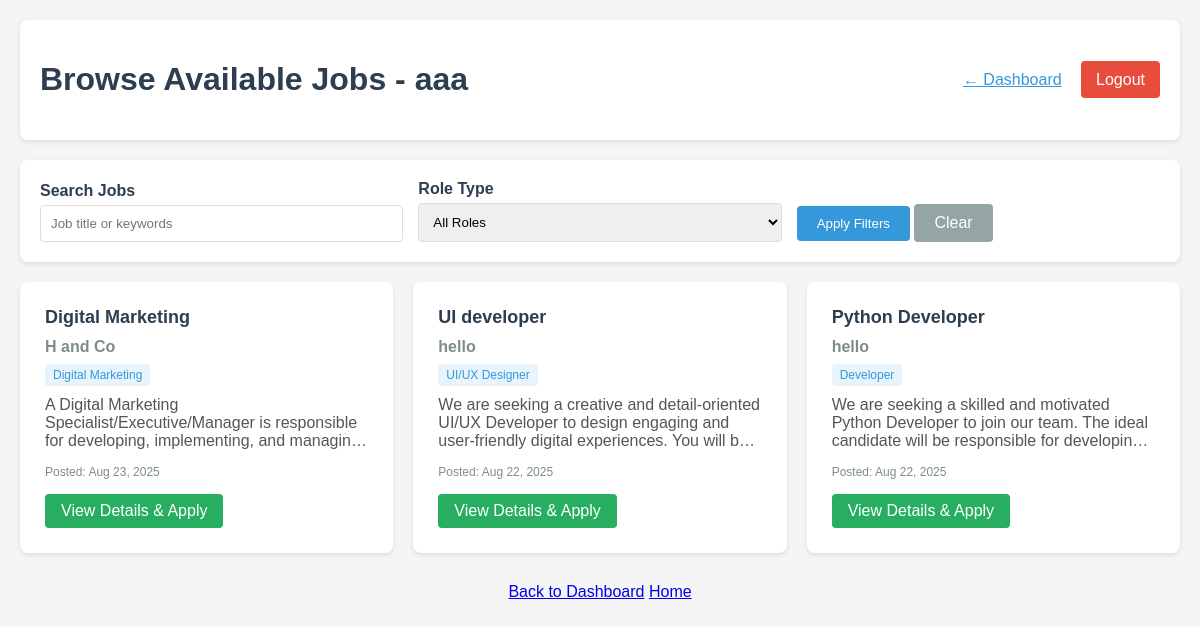
The page /browse-jobs (signed in) on the database its author committed.
### app.py (models this page shows, shortened)
class Candidate(UserMixin, db.Model):
    id = db.Column(db.Integer, primary_key=True)
    username = db.Column(db.String(20), unique=True, nullable=False)
    email = db.Column(db.String(120), unique=True, nullable=False)
    password_hash = db.Column(db.String(128))
    applications = db.relationship('Application', backref='applicant', lazy=True)

class Job(db.Model):
    id = db.Column(db.Integer, primary_key=True)
    title = db.Column(db.String(100), nullable=False)
    description = db.Column(db.Text, nullable=False)
    requirements = db.Column(db.Text)
    role_type = db.Column(db.String(50), nullable=False)  # e.g., 'Developer', 'UI/UX', 'Marketing'
    company_id = db.Column(db.Integer, db.ForeignKey('company.id'), nullable=False)
    date_posted = db.Column(db.DateTime, nullable=False, default=datetime.utcnow)
    applications = db.relationship('Application', backref='position', lazy=True)

class Company(UserMixin, db.Model):
    id = db.Column(db.Integer, primary_key=True)
    company_name = db.Column(db.String(100), unique=True, nullable=False)
    email = db.Column(db.String(120), unique=True, nullable=False)
    password_hash = db.Column(db.String(128))
    jobs = db.relationship('Job', backref='employer', lazy=True)

### app.py (the view)
@app.route('/browse-jobs')
@login_required
def browse_jobs():
    if not isinstance(current_user, Candidate):
        flash('Access denied. Please login as a candidate.', 'error')
        return redirect(url_for('login'))
    search = request.args.get('search', '')
    role_type = request.args.get('role_type', '')
    query = Job.query
    if search:
        query = query.filter(Job.title.ilike(f'%{search}%'))
    if role_type:
        query = query.filter(Job.role_type == role_type)
    jobs = query.order_by(Job.date_posted.desc()).all()
    return render_template('browse_jobs.html', user=current_user, jobs=jobs)

### app.py (called while the page is built)
@login_manager.user_loader
def load_user(user_id):
    print(f"Trying to load user with ID: {user_id}")
    if not user_id or '_' not in user_id:
        print("Invalid user ID format")
        return None
    try:
        user_type, id_num = user_id.split('_', 1)
        id_num = int(id_num)
        if user_type == 'candidate':
            user = Candidate.query.get(id_num)
            if user:
                print(f"Loaded candidate: {user.username}")
            return user
        elif user_type == 'company':
            user = Company.query.get(id_num)
            if user:
                print(f"Loaded company: {user.company_name}")
            return user
        else:
            print(f"Unknown user type: {user_type}")
            return None
    except ValueError:
        print(f"Invalid user ID format: {user_id}")
        return None

### templates/browse_jobs.html (shortened to what this page needs)
<!DOCTYPE html>
<html lang="en">
<head>
</head>
<body>
    <div class="header">
        <h1 class="welcome">Browse Available Jobs - {{ user.username }}</h1>
        <div>
            <a href="{{ url_for('candidate_dashboard') }}" style="margin-right: 15px; color: #3498db;">← Dashboard</a>
            <a href="{{ url_for('logout') }}" class="logout-btn">Logout</a>
        </div>
    </div>
    <div class="filters">
        <form method="GET" action="{{ url_for('browse_jobs') }}" class="filter-form">
            <div class="form-group">
                <label for="search">Search Jobs</label>
                <input type="text" id="search" name="search" placeholder="Job title or keywords" value="{{ request.args.get('search', '') }}">
            </div>
            <div class="form-group">
                <label for="role_type">Role Type</label>
                <select id="role_type" name="role_type">
                    <option value="">All Roles</option>
                </select>
            </div>
            <div class="form-group">
                <button type="submit" class="btn btn-primary">Apply Filters</button>
                <a href="{{ url_for('browse_jobs') }}" class="btn btn-secondary">Clear</a>
            </div>
        </form>
    </div>
    {% if jobs %}
        <div class="jobs-grid">
            {% for job in jobs %}
                <div class="job-card">
                    <div class="job-title">{{ job.title }}</div>
                    <div class="job-company">{{ job.employer.company_name }}</div>
                    <div class="job-type">{{ job.role_type }}</div>
                    <div class="job-description">{{ job.description[:150] }}...</div>
                    <div class="job-date">Posted: {{ job.date_posted.strftime('%b %d, %Y') }}</div>
                    <a href="{{ url_for('view_job', job_id=job.id) }}" class="view-btn">View Details & Apply</a>
                </div>
            {% endfor %}
        </div>
    {% else %}
        <div class="empty-state">
            <h3>No jobs found</h3>
            <p>Try adjusting your search filters or check back later for new opportunities.</p>
        </div>
    {% endif %}
    <div class="nav-links" style="text-align: center; margin-top: 30px;">
        <a href="{{ url_for('candidate_dashboard') }}">Back to Dashboard</a>
        <a href="{{ url_for('home') }}">Home</a>
    </div>
</body>
</html>

### templates/browse_jobs.html (style rules this page uses)
body { font-family: Arial, sans-serif; max-width: 1200px; margin: 0 auto; padding: 20px; background-color: #f5f5f5; }
.header { display: flex; justify-content: space-between; align-items: center; background: white; padding: 20px; border-radius: 8px; box-shadow: 0 2px 5px rgba(0,0,0,0.1); margin-bottom: 20px; }
.welcome { color: #2c3e50; }
.logout-btn { background-color: #e74c3c; color: white; padding: 10px 15px; text-decoration: none; border-radius: 4px; }
.filters { background: white; padding: 20px; border-radius: 8px; box-shadow: 0 2px 5px rgba(0,0,0,0.1); margin-bottom: 20px; }
.filter-form { display: grid; grid-template-columns: repeat(auto-fit, minmax(200px, 1fr)); gap: 15px; align-items: end; }
.form-group { margin-bottom: 0; }
label { display: block; margin-bottom: 5px; font-weight: bold; color: #2c3e50; }
input[type="text"], select { width: 100%; padding: 10px; border: 1px solid #ddd; border-radius: 4px; box-sizing: border-box; }
.btn { padding: 10px 20px; border: none; border-radius: 4px; cursor: pointer; text-decoration: none; display: inline-block; text-align: center; }
.btn-primary { background-color: #3498db; color: white; }
.btn-secondary { background-color: #95a5a6; color: white; }
.jobs-grid { display: grid; grid-template-columns: repeat(auto-fill, minmax(350px, 1fr)); gap: 20px; }
.job-card { background: white; padding: 25px; border-radius: 8px; box-shadow: 0 2px 5px rgba(0,0,0,0.1); transition: transform 0.2s ease; }
.job-title { font-size: 18px; font-weight: bold; color: #2c3e50; margin-bottom: 10px; }
.job-company { color: #7f8c8d; font-weight: bold; margin-bottom: 8px; }
.job-type { display: inline-block; background: #e8f4fc; color: #3498db; padding: 4px 8px; border-radius: 4px; font-size: 12px; margin-bottom: 10px; }
.job-description { color: #555; margin-bottom: 15px; display: -webkit-box; -webkit-line-clamp: 3; -webkit-box-orient: vertical; overflow: hidden; }
.job-date { color: #7f8c8d; font-size: 12px; margin-bottom: 15px; }
.view-btn { background-color: #27ae60; color: white; padding: 8px 16px; text-decoration: none; border-radius: 4px; display: inline-block; }

### rows shown on the page
Candidate: username "aaa"
Job: title "Digital Marketing", employer.company_name "H and Co", role_type "Digital Marketing", description "A Digital Marketing Specialist/Executive/Manager is responsible for developing, implementing, and…", date_posted "Aug 23, 2025"
Job: title "UI developer", employer.company_name "hello", role_type "UI/UX Designer", description "We are seeking a creative and detail-oriented UI/UX Developer to design engaging and user-friendly digital experiences. You will…", date_posted "Aug 22, 2025"
Job: title "Python Developer", employer.company_name "hello", role_type "Developer", description "We are seeking a skilled and motivated Python Developer to join our team. The ideal candidate will be responsible for…", date_posted "Aug 22, 2025"
